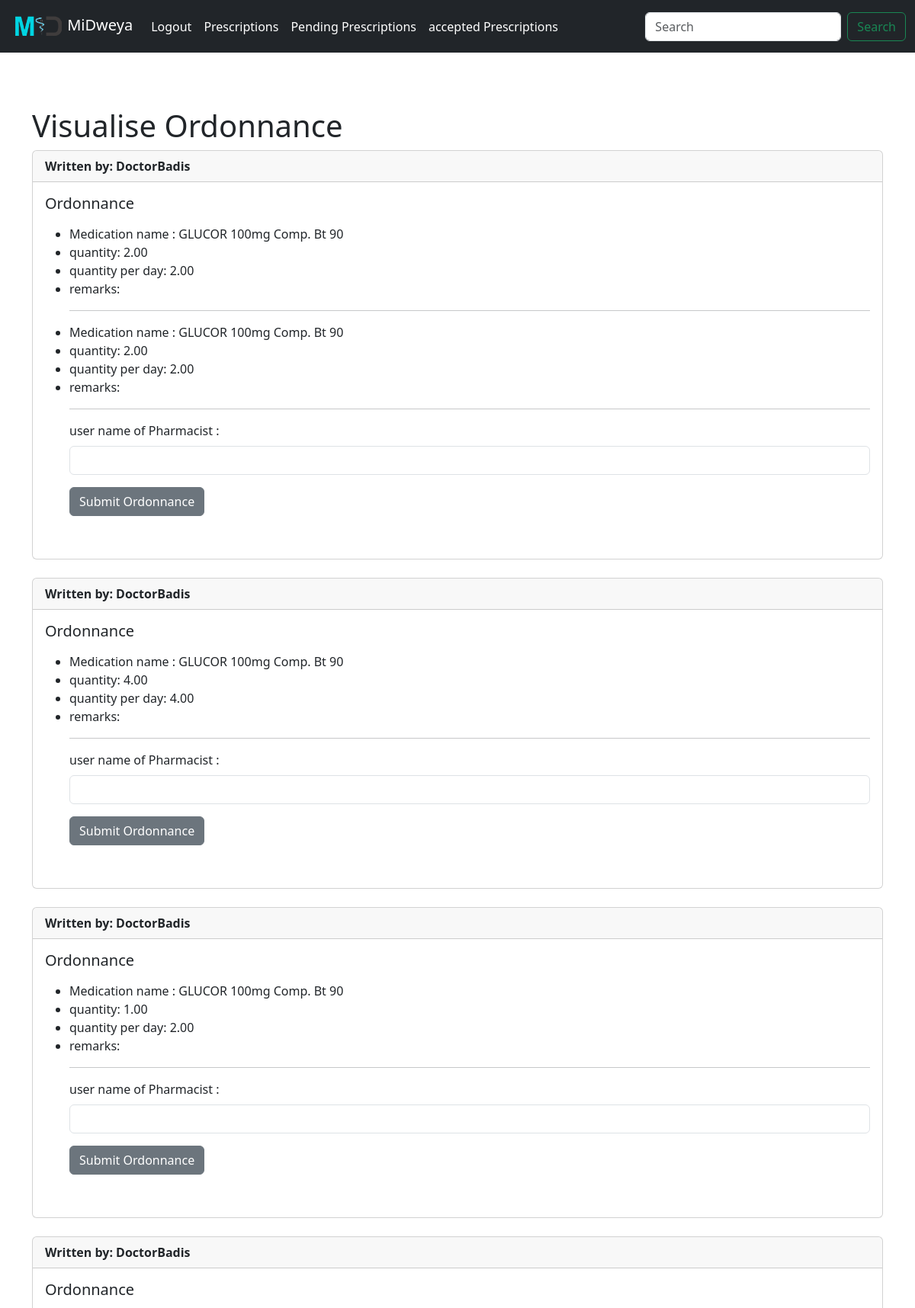
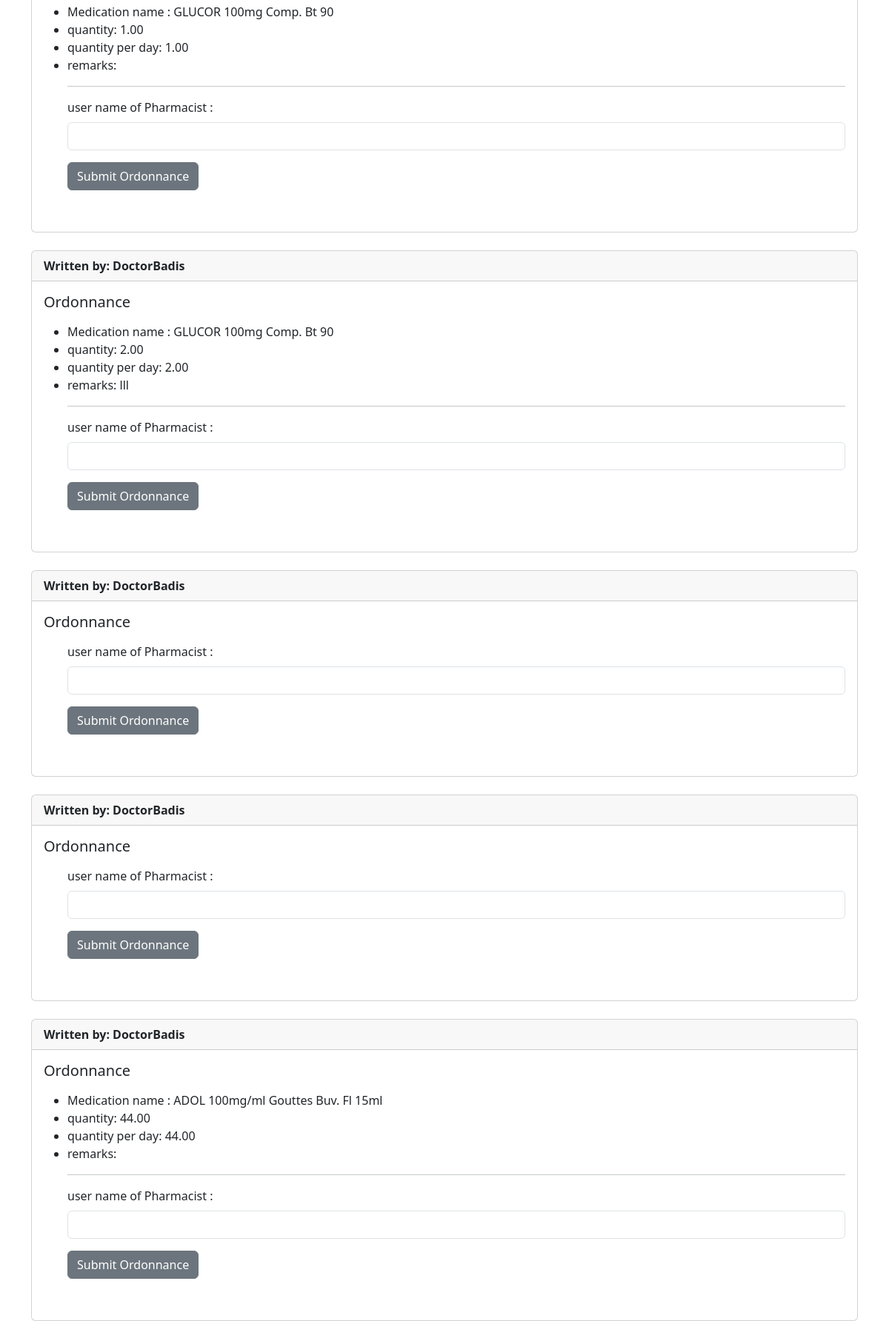
/viewOrdonnance (signed in, upper part), run on the app's committed database (2 pictures, top to bottom).
### schedulingApp/models.py (models this page shows, shortened)
class Ordonnance(models.Model):
    id = models.AutoField(primary_key=True)
    usernameDestination=models.ForeignKey(User,on_delete=models.CASCADE,related_name="user_Destination")
    Doctor=models.ForeignKey(User,on_delete=models.CASCADE,related_name="Doctor_Destination")
    etat=models.CharField(max_length=255)
    decision=models.CharField(max_length=255)
    date = models.DateField(auto_now_add=True)

class LigneOrdonnance(models.Model):
    id = models.AutoField(primary_key=True)
    Medicament = models.ForeignKey(Medicament,on_delete=models.CASCADE)
    quantity = models.DecimalField(max_digits=10, decimal_places=2)
    qauntityPerDay=models.DecimalField(max_digits=10, decimal_places=2)
    remarks=models.CharField(max_length=1255)
    Ordonnance=models.ForeignKey(Ordonnance,on_delete=models.CASCADE,related_name="ligne")

class Medicament(models.Model):
    id = models.CharField(primary_key=True,max_length=1000)
    name = models.CharField(max_length=255)
    prixPublic=models.FloatField()
    list=models.CharField(max_length=1)

### schedulingApp/views.py (the view, shortened to what this page needs)
# urls.py: path('viewOrdonnance',views.visualiseOrdonnance,name="viewOrdonnance"),
@login_required(login_url='login')
@user_passes_test(is_in_group_NormalUser)
def visualiseOrdonnance(request):
    isNormalUser=request.user.groups.filter(name="normalUsers").exists()
    user = User.objects.get(username=request.user.username)
    ordonnances = Ordonnance.objects.filter(usernameDestination=user)
    return render(request,"schedulingApp/visualiseOrdonnance.html",{"isNormalUser":isNormalUser,"Ordonnances":ordonnances})

### schedulingApp/views.py (called while the page is built)
def is_in_group_NormalUser(user):
    return user.groups.filter(name='normalUsers').exists()

### schedulingApp/templates/schedulingApp/visualiseOrdonnance.html (shortened to what this page needs)
{% extends 'schedulingApp/baseLine.html' %}
{% block content %}
<h1>Visualise Ordonnance</h1>
{% for Ordonnance in Ordonnances %}
{% if Ordonnance.etat == "unsent" %}
{% if Ordonnance.decision == "neutre" %}
<div class="card">
    <div class="card-header">
        <strong>Written by:  {{Ordonnance.Doctor.username}}</strong>
    </div>
    <div class="card-body">
      <h5 class="card-title"> Ordonnance </h5>
      <p class="card-text"><ul>
        {% for ligne in Ordonnance.ligne.all %}
        <li> Medication name : {{ligne.Medicament.name}}</li>
        <li>quantity: {{ligne.quantity}} </li>
        <li>quantity per day: {{ligne.qauntityPerDay}} </li>
        <li>remarks: {{ligne.remarks}} </li>
        <hr>
        {% endfor %}
        <form id="ordonnancesFinal" method="POST" action="{% url 'viewOrdonnance' %}">
        <div class="mb-3">
            <label for="Pharmacist" class="form-label">user name of Pharmacist : </label>
            <input type="text" class="form-control" id="Pharmacist" aria-describedby="emailHelp" name="Pharmacist" required>
          </div>
            <input type="submit" value="Submit Ordonnance" class="btn btn-secondary"><br>
            <br>
        </form>
        </ul></p>
    </div>
</div>
<br>
{% endif %}
{% endif %}
{% endfor %}
{% endblock %}

### static/css/presentationForDoctor.css (style rules this page uses)
body { overflow-x: hidden; }

### data on the page
Ordonnance: Doctor.username "DoctorBadis"
LigneOrdonnance: Medicament.name "GLUCOR 100mg Comp. Bt 90", quantity "2.00", qauntityPerDay "2.00"
LigneOrdonnance: Medicament.name "GLUCOR 100mg Comp. Bt 90", quantity "2.00", qauntityPerDay "2.00"
Ordonnance: Doctor.username "DoctorBadis"
LigneOrdonnance: Medicament.name "GLUCOR 100mg Comp. Bt 90", quantity "4.00", qauntityPerDay "4.00"
Ordonnance: Doctor.username "DoctorBadis"
LigneOrdonnance: Medicament.name "GLUCOR 100mg Comp. Bt 90", quantity "1.00", qauntityPerDay "2.00"
Ordonnance: Doctor.username "DoctorBadis"
LigneOrdonnance: Medicament.name "GLUCOR 100mg Comp. Bt 90", quantity "1.00", qauntityPerDay "1.00"
Ordonnance: Doctor.username "DoctorBadis"
LigneOrdonnance: Medicament.name "GLUCOR 100mg Comp. Bt 90", quantity "2.00", qauntityPerDay "2.00", remarks "lll"
Ordonnance: Doctor.username "DoctorBadis"
Ordonnance: Doctor.username "DoctorBadis"
Ordonnance: Doctor.username "DoctorBadis"
LigneOrdonnance: Medicament.name "ADOL 100mg/ml Gouttes Buv. Fl 15ml", quantity "44.00", qauntityPerDay "44.00"
